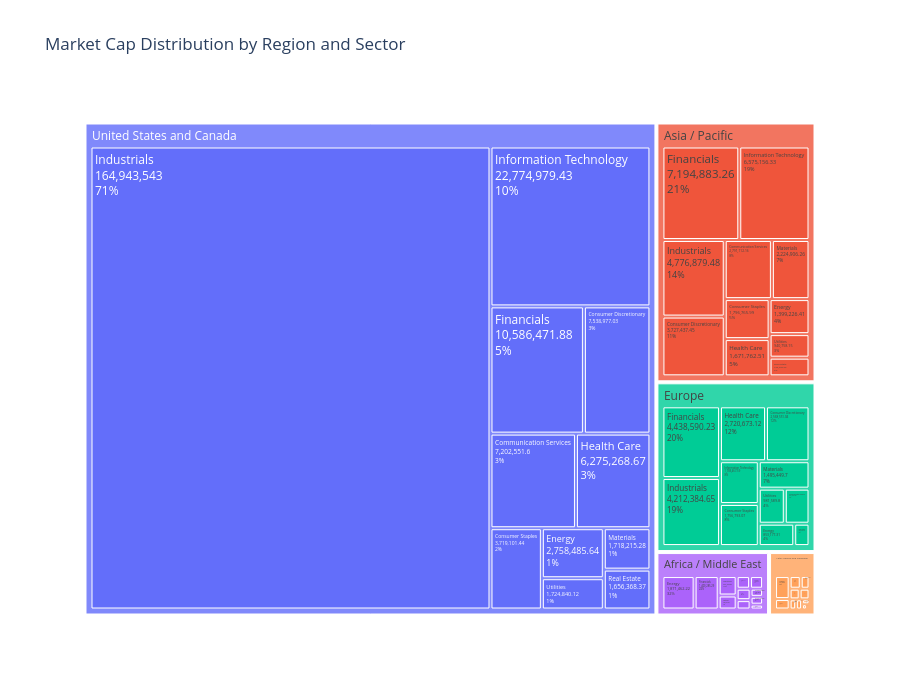

Here is the notebook cell this chart was saved with:
### Code cell
# Treemap: Market cap distribution by region and sector
if HAVE_PLOTLY and 'region' in all_stocks.columns and 'sector' in all_stocks.columns and 'market_cap' in all_stocks.columns:
    treemap_data = all_stocks[['region', 'sector', 'market_cap']].dropna()
    treemap_agg = treemap_data.groupby(['region', 'sector'])['market_cap'].sum().reset_index()

    if len(treemap_agg) > 0:
        fig = px.treemap(
                treemap_agg,
                path=['region', 'sector'],
                values='market_cap',
                title='Market Cap Distribution by Region and Sector',
                height=700
                )
        fig.update_traces(textinfo='label+value+percent parent')
        fig.show()

### Figure 1 — Plotly figure (JSON) as saved in the notebook; plotly's stock layout.template omitted (floating-point values rounded to 4 significant figures)
{"data": [{"branchvalues": "total", "domain": {"x": [0, 1], "y": [0, 1]}, "hovertemplate": "labels=%{label}<br>market_cap=%{value}<br>parent=%{parent}<br>id=%{id}<extra></extra>", "ids": ["648.67/Jun-30-2025", "Africa / Middle East/Communication Services", "Africa / Middle East/Consumer Discretionary", "Africa / Middle East/Consumer Staples", "Africa / Middle East/Energy", "Africa / Middle East/Financials", "Africa / Middle East/Health Care", "Africa / Middle East/Industrials", "Africa / Middle East/Information Technology", "Africa / Middle East/Materials", "Africa / Middle East/Real Estate", "Africa / Middle East/Utilities", "Asia / Pacific/Communication Services", "Asia / Pacific/Consumer Discretionary", "Asia / Pacific/Consumer Staples", "Asia / Pacific/Energy", "Asia / Pacific/Financials", "Asia / Pacific/Health Care", "Asia / Pacific/Industrials", "Asia / Pacific/Information Technology", "Asia / Pacific/Materials", "Asia / Pacific/Real Estate", "Asia / Pacific/Utilities", "Europe/Communication Services", "Europe/Consumer Discretionary", "Europe/Consumer Staples", "Europe/Energy", "Europe/Financials", "Europe/Health Care", "Europe/Industrials", "Europe/Information Technology", "Europe/Materials", "Europe/Real Estate", "Europe/Utilities", "Latin America and Caribbean/Communication Services", "Latin America and Caribbean/Consumer Discretionary", "Latin America and Caribbean/Consumer Staples", "Latin America and Caribbean/Energy", "Latin America and Caribbean/Financials", "Latin America and Caribbean/Health Care", "Latin America and Caribbean/Industrials", "Latin America and Caribbean/Information Technology", "Latin America and Caribbean/Materials", "Latin America and Caribbean/Real Estate", "Latin America and Caribbean/Utilities", "United States and Canada/Communication Services", "United States and Canada/Consumer Discretionary", "United States and Canada/Consumer Staples", "United States and Canada/Energy", "United States and Canada/Financials", "United States and Canada/Health Care", "United States and Canada/Industrials", "United States and Canada/Information Technology", "United States and Canada/Materials", "United States and Canada/Real Estate", "United States and Canada/Utilities", "648.67", "Africa / Middle East", "Asia / Pacific", "Europe", "Latin America and Caribbean", "United States and Canada"], "labels": ["Jun-30-2025", "Communication Services", "Consumer Discretionary", "Consumer Staples", "Energy", "Financials", "Health Care", "Industrials", "Information Technology", "Materials", "Real Estate", "Utilities", "Communication Services", "Consumer Discretionary", "Consumer Staples", "Energy", "Financials", "Health Care", "Industrials", "Information Technology", "Materials", "Real Estate", "Utilities", "Communication Services", "Consumer Discretionary", "Consumer Staples", "Energy", "Financials", "Health Care", "Industrials", "Information Technology", "Materials", "Real Estate", "Utilities", "Communication Services", "Consumer Discretionary", "Consumer Staples", "Energy", "Financials", "Health Care", "Industrials", "Information Technology", "Materials", "Real Estate", "Utilities", "Communication Services", "Consumer Discretionary", "Consumer Staples", "Energy", "Financials", "Health Care", "Industrials", "Information Technology", "Materials", "Real Estate", "Utilities", "648.67", "Africa / Middle East", "Asia / Pacific", "Europe", "Latin America and Caribbean", "United States and Canada"], "name": "", "parents": ["648.67", "Africa / Middle East", "Africa / Middle East", "Africa / Middle East", "Africa / Middle East", "Africa / Middle East", "Africa / Middle East", "Africa / Middle East", "Africa / Middle East", "Africa / Middle East", "Africa / Middle East", "Africa / Middle East", "Asia / Pacific", "Asia / Pacific", "Asia / Pacific", "Asia / Pacific", "Asia / Pacific", "Asia / Pacific", "Asia / Pacific", "Asia / Pacific", "Asia / Pacific", "Asia / Pacific", "Asia / Pacific", "Europe", "Europe", "Europe", "Europe", "Europe", "Europe", "Europe", "Europe", "Europe", "Europe", "Europe", "Latin America and Caribbean", "Latin America and Caribbean", "Latin America and Caribbean", "Latin America and Caribbean", "Latin America and Caribbean", "Latin America and Caribbean", "Latin America and Caribbean", "Latin America and Caribbean", "Latin America and Caribbean", "Latin America and Caribbean", "Latin America and Caribbean", "United States and Canada", "United States and Canada", "United States and Canada", "United States and Canada", "United States and Canada", "United States and Canada", "United States and Canada", "United States and Canada", "United States and Canada", "United States and Canada", "United States and Canada", "", "", "", "", "", ""], "values": [13.43, 294300.0, 226700.0, 176200.0, 1871000.0, 1400000.0, 104700.0, 607300.0, 170000.0, 437300.0, 285800.0, 277000.0, 2791000.0, 3727000.0, 1797000.0, 1399000.0, 7195000.0, 1672000.0, 4777000.0, 6575000.0, 2225000.0, 745700.0, 940800.0, 931800.0, 2569000.0, 1757000.0, 853200.0, 4439000.0, 2721000.0, 4212000.0, 1783000.0, 1495000.0, 366900.0, 981600.0, 125900.0, 231800.0, 319700.0, 137800.0, 702000.0, 29400.0, 224100.0, 53110.0, 293600.0, 75720.0, 219600.0, 7203000.0, 7539000.0, 3719000.0, 2758000.0, 10590000.0, 6275000.0, 164900000.0, 22770000.0, 1718000.0, 1656000.0, 1725000.0, 13.43, 5851000.0, 33840000.0, 22110000.0, 2413000.0, 230900000.0], "type": "treemap", "textinfo": "label+value+percent parent"}], "layout": {"legend": {"tracegroupgap": 0}, "title": {"text": "Market Cap Distribution by Region and Sector"}, "height": 700}}
